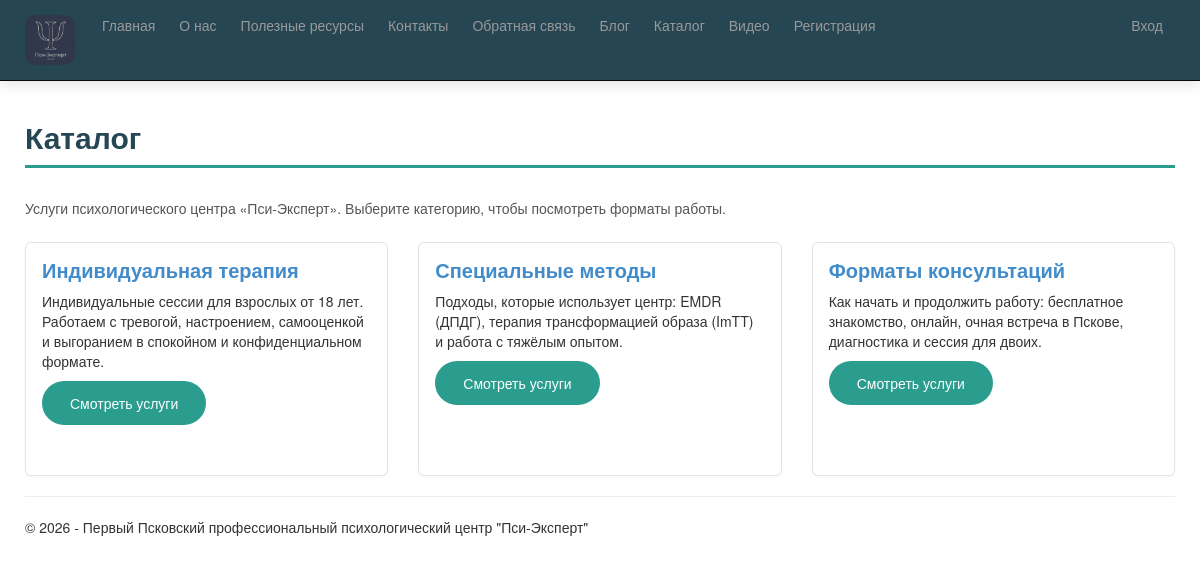
Page /catalog/ on the committed database.
### app/models.py (models this page shows, shortened)
class Category(models.Model):
    name = models.CharField(
        max_length=200,
        verbose_name="Название категории"
    )
    description = models.TextField(
        verbose_name="Описание"
    )
    class Meta:
        verbose_name = "Категория каталога"
        verbose_name_plural = "Категории каталога"
        ordering = ['name']

### app/views.py (the view)
# urls.py: path('catalog/', views.catalog, name='catalog'),
def catalog(request):
    categories = Category.objects.all()
    return render(
        request,
        'app/catalog.html',
        {
            'title': 'Каталог',
            'categories': categories,
            'year': datetime.now().year,
        }
    )

### app/templates/app/catalog.html
{% extends "app/layout.html" %}
{% block content %}
<h2>{{ title }}</h2>
<p class="catalog-lead">Услуги психологического центра «Пси-Эксперт». Выберите категорию, чтобы посмотреть форматы работы.</p>
<div class="row catalog-row">
    {% for category in categories %}
    <div class="col-md-4">
        <div class="catalog-card">
            <h3><a href="{% url 'catalog_category' parameter=category.id %}">{{ category.name }}</a></h3>
            <p>{{ category.description }}</p>
            <p><a class="btn btn-primary" href="{% url 'catalog_category' parameter=category.id %}">Смотреть услуги</a></p>
        </div>
    </div>
    {% empty %}
    <div class="col-md-12">
        <p>Категории пока не добавлены.</p>
    </div>
    {% endfor %}
</div>
{% endblock %}

### app/static/app/content/site.css (style rules this page uses)
body { padding-top: 80px; padding-bottom: 20px; }
.catalog-lead { margin-bottom: 24px; color: #555; }
.catalog-row { display: flex; flex-wrap: wrap; }
.catalog-row > [class*="col-"] { display: flex; float: none; }
.catalog-card { background: #fff; border: 1px solid #e3e3e3; border-radius: 6px; padding: 16px; margin-bottom: 24px; box-shadow: 0 1px 2px rgba(0, 0, 0, 0.04); width: 100%; height: 100%; display: flex; flex-direction: column; }
.catalog-card h3 { margin-top: 0; font-size: 20px; }

### rows in the picture
Category: name "Индивидуальная терапия", description "Индивидуальные сессии для взрослых от 18 лет. Работаем с тревогой, настроением, самооценкой и выгоранием в спокойном и конфиденциальном формате."
Category: name "Специальные методы", description "Подходы, которые использует центр: EMDR (ДПДГ), терапия трансформацией образа (ImTT) и работа с тяжёлым опытом."
Category: name "Форматы консультаций", description "Как начать и продолжить работу: бесплатное знакомство, онлайн, очная встреча в Пскове, диагностика и сессия для двоих."

### other values in the picture
{{ title }} "Каталог"
